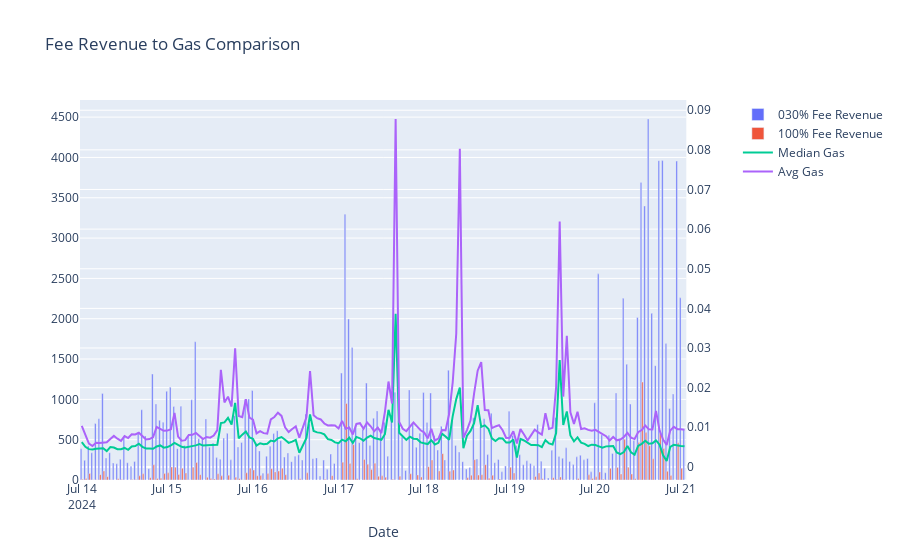

Write notebook code for a chart like this one.
### Code cell
weth_zro_gas_to_rev_fig = gas_to_rev_chart(weth_zro, barmode='group')

### Figure 1 — Plotly figure (JSON) as saved in the notebook; plotly's stock layout.template omitted (floating-point values rounded to 4 significant figures; data arrays with more than 128 entries replaced by an {"elided": "..."} marker saying what was removed)
{"data": [{"name": "030% Fee Revenue", "type": "bar", "x": {"elided": "170 str values"}, "xaxis": "x", "y": {"elided": "170 float values"}, "yaxis": "y"}, {"name": "100% Fee Revenue", "type": "bar", "x": {"elided": "170 str values"}, "xaxis": "x", "y": {"elided": "170 float values"}, "yaxis": "y"}, {"mode": "lines", "name": "Median Gas", "type": "scatter", "x": {"elided": "170 str values"}, "xaxis": "x", "y": {"elided": "170 float values"}, "yaxis": "y2"}, {"mode": "lines", "name": "Avg Gas", "type": "scatter", "x": {"elided": "170 str values"}, "xaxis": "x", "y": {"elided": "170 float values"}, "yaxis": "y2"}], "layout": {"barmode": "group", "title": {"text": "Fee Revenue to Gas Comparison"}, "xaxis": {"anchor": "y", "domain": [0, 0.94], "title": {"text": "Date"}}, "yaxis": {"anchor": "x", "domain": [0, 1]}, "yaxis2": {"anchor": "x", "overlaying": "y", "side": "right"}}}
